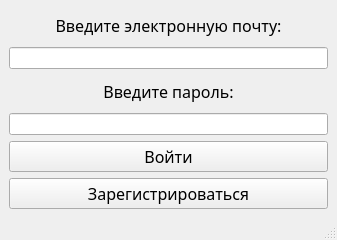
<?xml version="1.0" encoding="UTF-8"?>
<ui version="4.0">
 <class>MainWindow</class>
 <widget class="QMainWindow" name="MainWindow">
  <property name="geometry">
   <rect>
    <x>0</x>
    <y>0</y>
    <width>337</width>
    <height>240</height>
   </rect>
  </property>
  <property name="windowTitle">
   <string>Вход в систему</string>
  </property>
  <widget class="QWidget" name="centralwidget">
   <layout class="QVBoxLayout" name="verticalLayout">
    <item>
     <widget class="QLabel" name="label">
      <property name="font">
       <font>
        <family>Corbel</family>
        <pointsize>12</pointsize>
       </font>
      </property>
      <property name="text">
       <string>Введите электронную почту:</string>
      </property>
      <property name="alignment">
       <set>Qt::AlignCenter</set>
      </property>
     </widget>
    </item>
    <item>
     <widget class="QLineEdit" name="lineEdit"/>
    </item>
    <item>
     <widget class="QLabel" name="label_2">
      <property name="font">
       <font>
        <family>Candara</family>
        <pointsize>12</pointsize>
       </font>
      </property>
      <property name="text">
       <string>Введите пароль:</string>
      </property>
      <property name="alignment">
       <set>Qt::AlignCenter</set>
      </property>
     </widget>
    </item>
    <item>
     <widget class="QLineEdit" name="lineEdit_2">
      <property name="inputMethodHints">
       <set>Qt::ImhHiddenText|Qt::ImhNoAutoUppercase|Qt::ImhNoPredictiveText|Qt::ImhSensitiveData</set>
      </property>
      <property name="echoMode">
       <enum>QLineEdit::Password</enum>
      </property>
     </widget>
    </item>
    <item>
     <widget class="QPushButton" name="pushButton">
      <property name="font">
       <font>
        <family>Corbel</family>
        <pointsize>12</pointsize>
       </font>
      </property>
      <property name="text">
       <string>Войти</string>
      </property>
     </widget>
    </item>
    <item>
     <widget class="QPushButton" name="pushButton_2">
      <property name="font">
       <font>
        <family>Corbel</family>
        <pointsize>12</pointsize>
       </font>
      </property>
      <property name="text">
       <string>Зарегистрироваться</string>
      </property>
     </widget>
    </item>
   </layout>
  </widget>
  <widget class="QMenuBar" name="menubar">
   <property name="geometry">
    <rect>
     <x>0</x>
     <y>0</y>
     <width>337</width>
     <height>22</height>
    </rect>
   </property>
  </widget>
  <widget class="QStatusBar" name="statusbar"/>
 </widget>
 <resources/>
 <connections/>
</ui>
